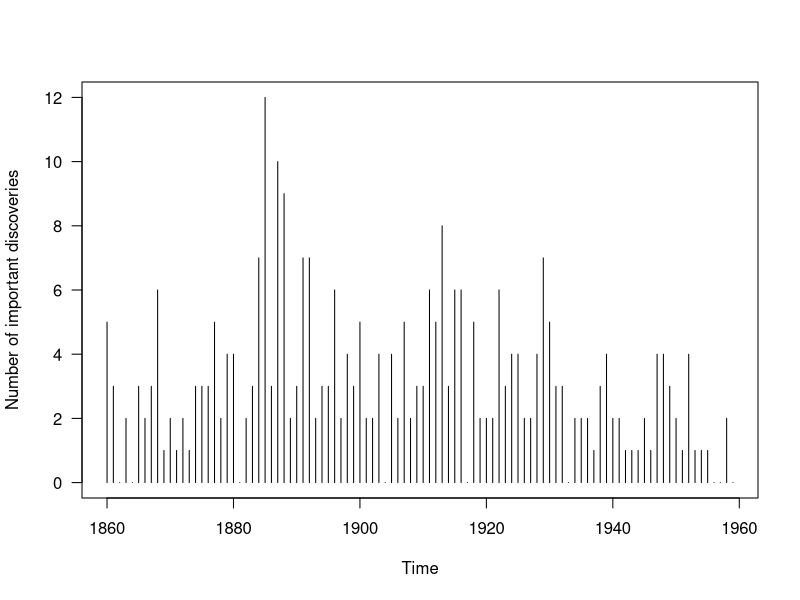
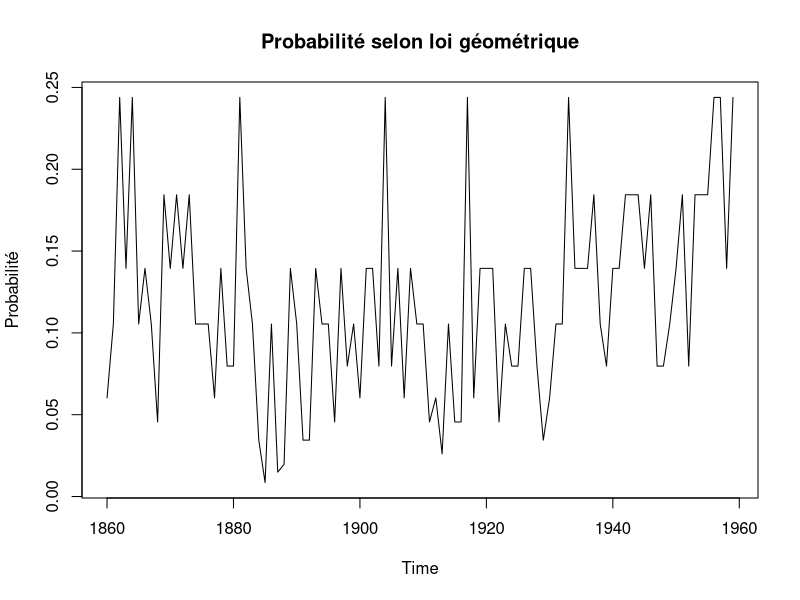
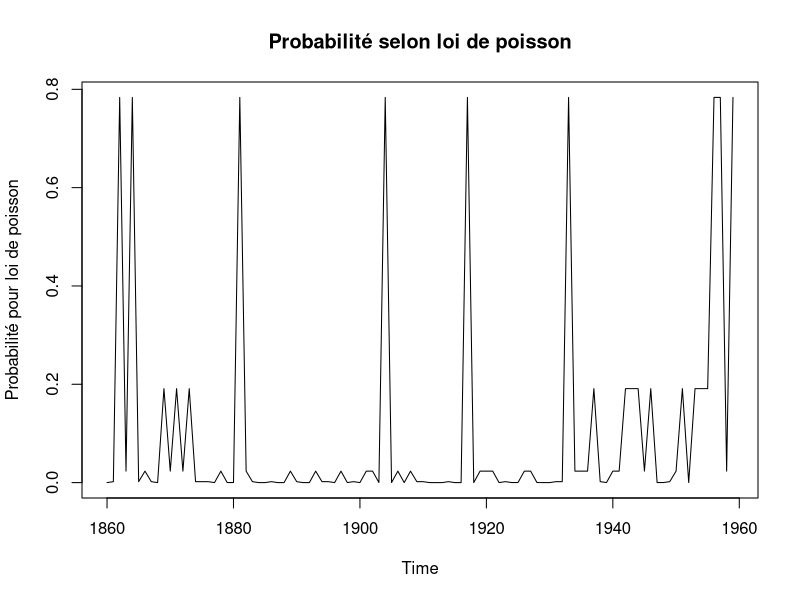
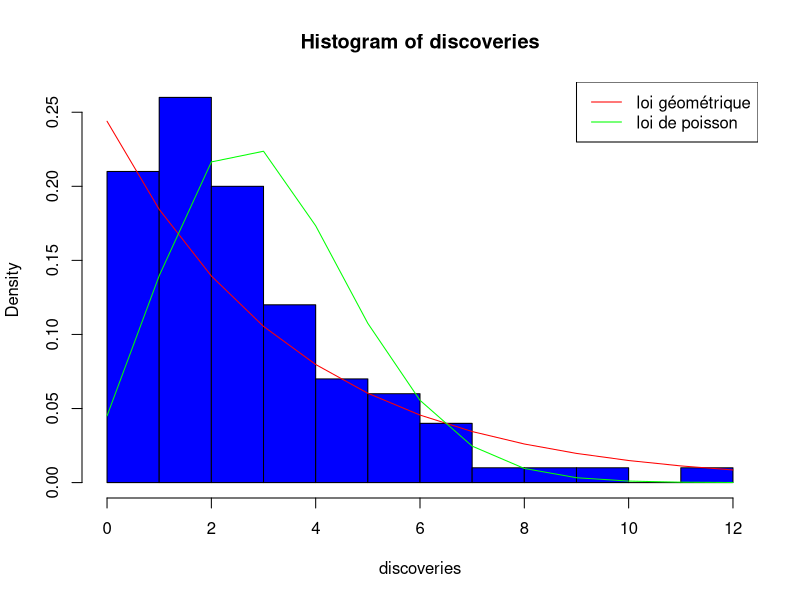
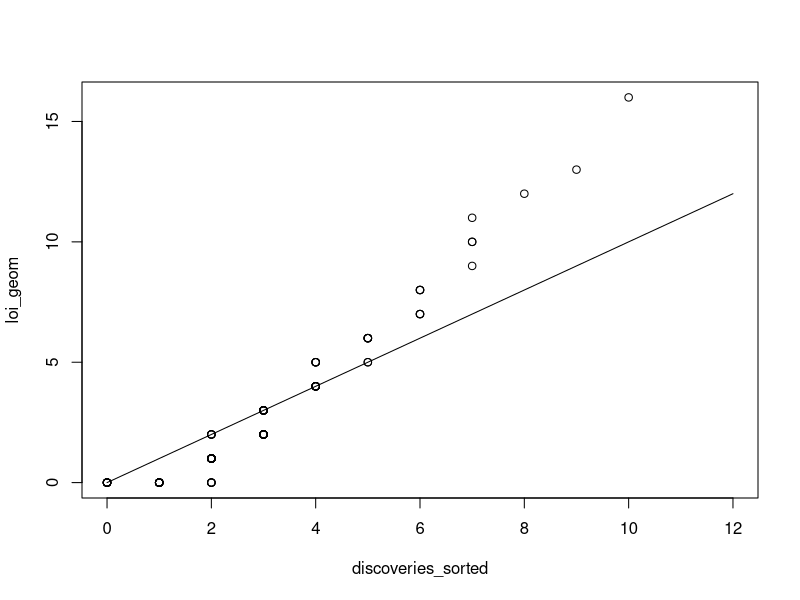
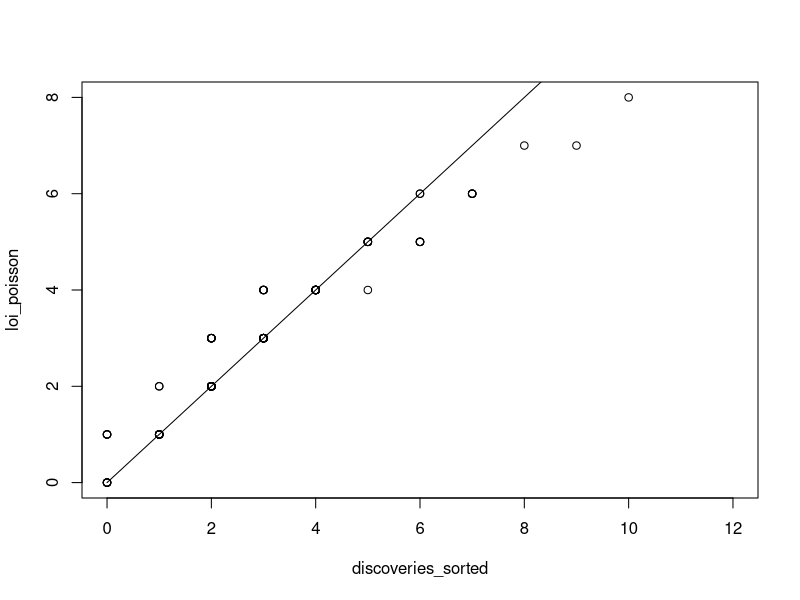
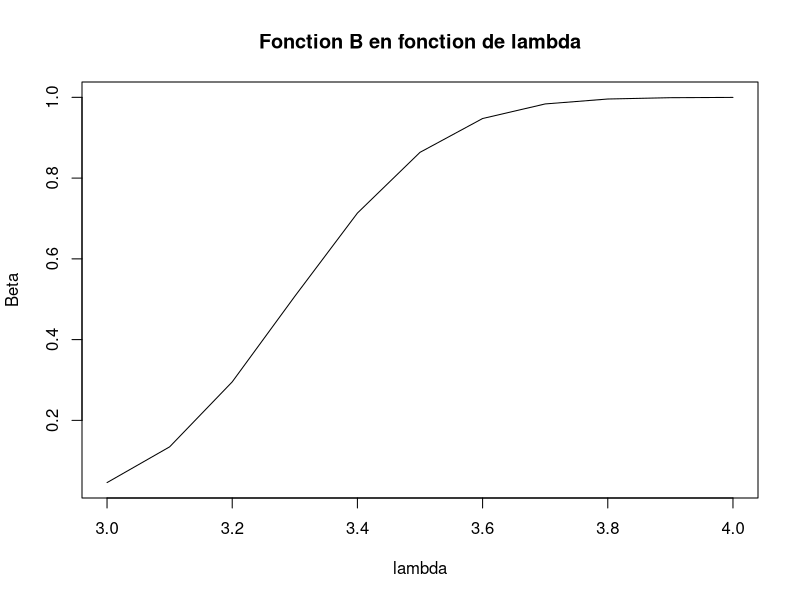
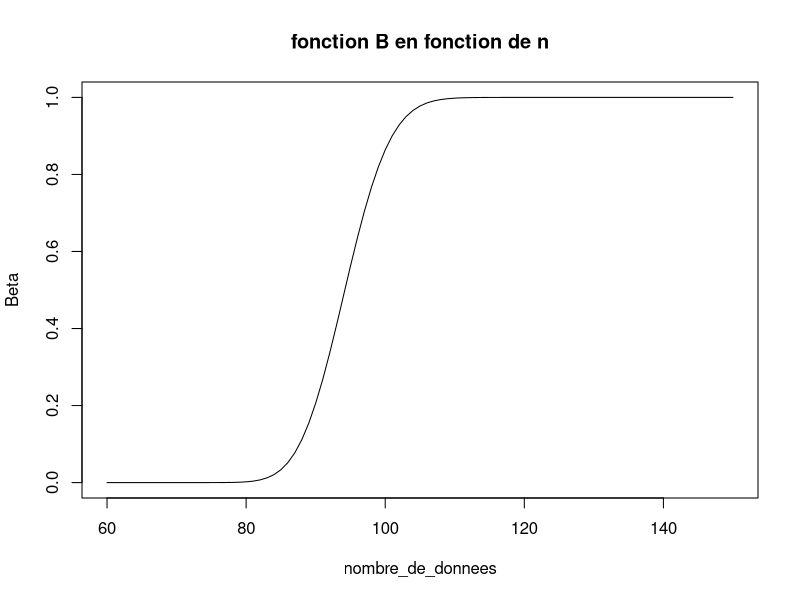

Reproduce these figures in R, in order.
## ---- chunk 1
data(discoveries)
require(graphics)
plot(discoveries, ylab = "Number of important discoveries",type='h',
     las = 1)
## ---- chunk 2
n = length(discoveries)
max_vraisemblance_geo= 1/(1+sum(discoveries)/n)
cat("theta =",max_vraisemblance_geo)

plot(dgeom(discoveries,max_vraisemblance_geo),ylab="Probabilité",main="Probabilité selon loi géométrique")
## ---- chunk 3
max_vraisemblance_poisson=sum(discoveries)/n
cat("theta =",max_vraisemblance_poisson)
plot(dpois(discoveries,max_vraisemblance_geo),ylab="Probabilité pour loi de poisson",main="Probabilité selon loi de poisson")
## ---- chunk 4

esperance_echantillon = mean(discoveries)
variance_echantillon = var(discoveries)
cat("Esperance de l'échantillon :",esperance_echantillon,"  Variance de l'échantilllon:",variance_echantillon)

esperance_geo = (1 / max_vraisemblance_geo )
variance_geo = (( 1 - max_vraisemblance_geo)/( max_vraisemblance_geo ^2))
cat("Esperance pour une loi géométrique :",esperance_geo,"  Variance pour cette même loi:",variance_geo)

esperance_poisson = max_vraisemblance_poisson
variance_poisson = max_vraisemblance_poisson
cat("Esperance pour une loi de poisson :",esperance_poisson,"  Variance pour cette même loi :",variance_poisson)
## ---- chunk 5
hist(discoveries,xlim=c(0,12),breaks=10,proba=TRUE,freq=FALSE,col="blue")
density_geom=dgeom(seq(0,12,1),max_vraisemblance_geo)
density_poisson=dpois(seq(0,12,1),max_vraisemblance_poisson)
lines(seq(0,12,1),density_geom,col="red")
lines(seq(0,12,1),density_poisson,col="green")
legend(x="topright",legend=c("loi géométrique","loi de poisson"),col=c("red","green"),lty=1:1,cex=1)
## ---- chunk 6
loi_geom=qgeom(seq(0, 1, length.out = n) ,max_vraisemblance_geo)
discoveries_sorted=sort(discoveries)
plot(discoveries_sorted,loi_geom)
lines(discoveries_sorted,discoveries_sorted)
## ---- chunk 7
loi_poisson=qpois(seq(0, 1, length.out = n) ,max_vraisemblance_poisson)
plot(discoveries_sorted,loi_poisson)
lines(discoveries_sorted,discoveries_sorted)
## ---- chunk 8
vecteur_n=c(sum(discoveries==0),sum(discoveries==1),sum(discoveries==2),sum(discoveries==3),sum(discoveries==4),sum(discoveries>4))
vecteur_n
## ---- chunk 9
quantile=qchisq(0.95, 4)
## ---- chunk 10
vecteur_geom=dgeom(seq(0,4,1),max_vraisemblance_geo)
vecteur_geom=c(vecteur_geom,1-sum(vecteur_geom))

somme_geo=0
for (i in seq(1,6)){
  res= somme_geo
  somme_geo=res+((vecteur_n[i]-n*vecteur_geom[i])**2)/(n*vecteur_geom[i])
}

somme_geo<quantile
## ---- chunk 11
vecteur_poisson=dpois(seq(0,4,1),max_vraisemblance_poisson)
vecteur_poisson=c(vecteur_poisson,1-sum(vecteur_poisson))

somme_poisson=0
for (i in seq(1,6)){
  res= somme_poisson
  somme_poisson=res+((vecteur_n[i]-n*vecteur_poisson[i])**2)/(n*vecteur_poisson[i])
}

somme_poisson<quantile
## ---- chunk 12
s = qpois(0.95, 3*n)
s
## ---- chunk 13
sum(discoveries)>s
## ---- chunk 14
m=mean(discoveries)
min=ceiling(s/m)
min

## ---- chunk 15
beta = function(l){
  1-ppois(s,100*l)
}

lambda=seq(3,4,0.1)
Beta=lapply(lambda,FUN='beta')
plot(lambda,Beta,type='line',main="Fonction B en fonction de lambda")

## ---- chunk 16
beta = function(nb){
  1-ppois(s,nb*3.5)
}

nombre_de_donnees=seq(60,150,1)
Beta=lapply(nombre_de_donnees,FUN='beta')
plot(nombre_de_donnees,Beta,type='line',main="fonction B en fonction de n")

## ---- chunk 17
i=1
while (Beta[i]<0.9){
  i=i+1}
nombre_de_donnees[i]
## ---- chunk 18
k = 0.25 + sum(discoveries)
k
## ---- chunk 19
theta = 1/(n + 1/20)
theta
## ---- chunk 20
esperance_posteriori = k * theta
esperance_posteriori
## ---- chunk 21
alpha = 0.95
borne_inf = qgamma( (1-alpha)/2 ,shape = k, scale = theta) 
borne_sup = qgamma( (1+alpha)/2 ,shape = k, scale = theta)
cat("I=[",borne_inf,borne_sup,"]")
